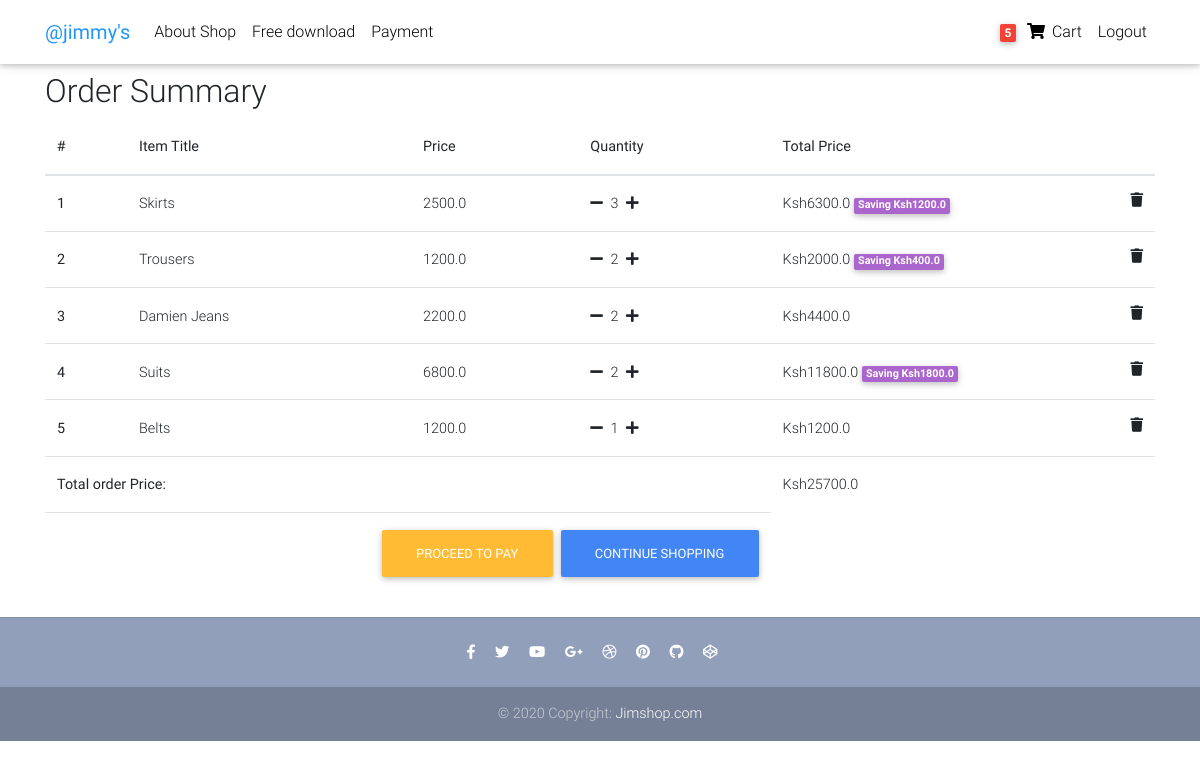
The page /core/order-summary/ (signed in) on the database as committed earlier.
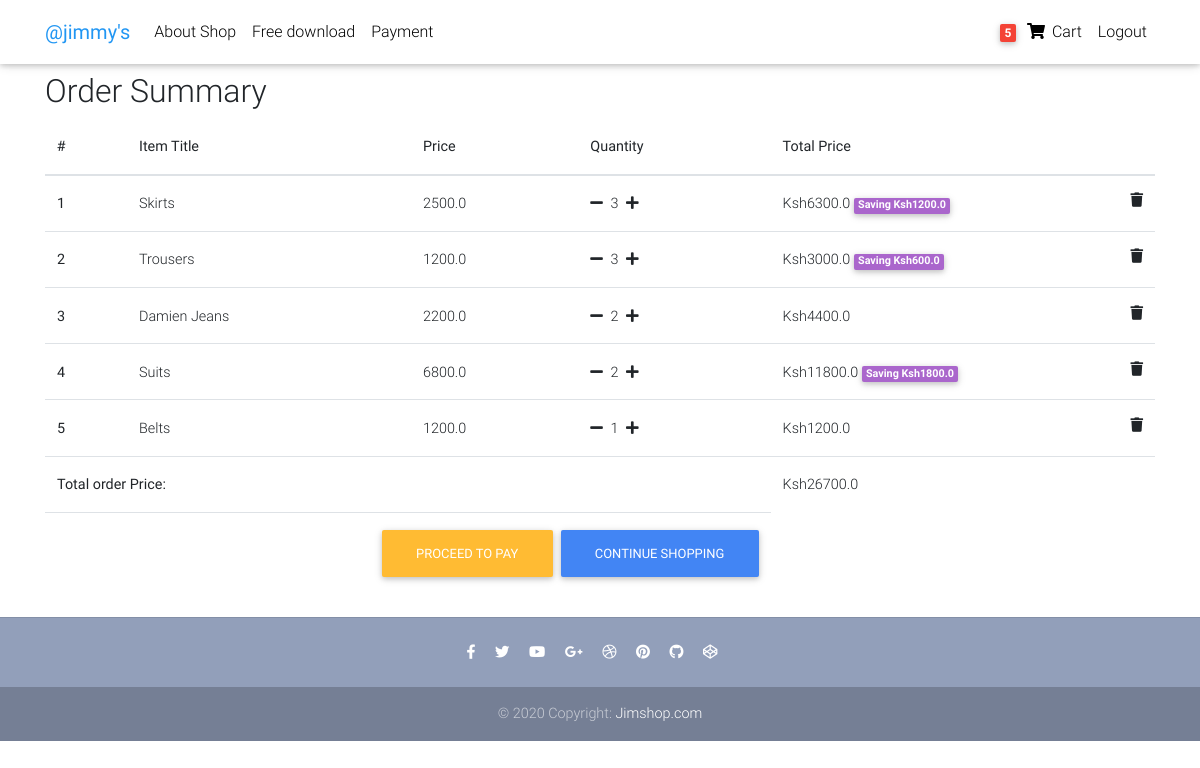
The same page on the database as committed later.
### core/models.py (models this page shows, shortened)
class OrderItem(models.Model):
    user = models.ForeignKey(settings.AUTH_USER_MODEL, on_delete=models.CASCADE, blank=True, null=True)
    ordered = models.BooleanField(default=False)
    item = models.ForeignKey(Item, on_delete=models.CASCADE)
    quantity = models.IntegerField(default=1)
    def get_total_price(self):
        return self.quantity * self.item.price
    def get_total_discount_price(self):
        return self.quantity * self.item.discount_price
    def get_amount_saved(self):
        return self.get_total_price() - self.get_total_discount_price()
    def get_final_price(self):
        if self.item.discount_price:
            return self.get_total_discount_price()
        else:
            return self.get_total_price()

class Item(models.Model):
    title = models.CharField(max_length=100)
    price = models.FloatField()
    discount_price = models.FloatField(blank=True, null=True)
    category = models.CharField(choices=CATEGORY_CHOICES, max_length=2)
    label = models.CharField(choices=LABEL_CHOICES, max_length=1)
    slug = models.SlugField()
    description = models.TextField(default="This is a product description")
    image = models.ImageField(blank=True, null=True, default = "")

class Order(models.Model):
    user = models.ForeignKey(settings.AUTH_USER_MODEL, on_delete=models.CASCADE)
    items = models.ManyToManyField(OrderItem)
    start_date = models.DateTimeField(auto_now_add=True)
    ordered_date = models.DateTimeField()
    ordered = models.BooleanField(default=False)
    payment_address = models.ForeignKey('PaymentAddress', on_delete=models.SET_NULL, blank=True, null=True)
    payment = models.ForeignKey('Payment', on_delete=models.SET_NULL, blank=True, null=True)
    def get_total(self):
        total = 0
        for order_item in self.items.all():
            total += order_item.get_final_price()
        return total

### core/views.py (the view)
# urls.py: path('order-summary/', views.OrderSummaryView.as_view(), name='order-summary'),
class OrderSummaryView(LoginRequiredMixin, View):
    def get(self, *args, **kwargs):
        try:
            order = Order.objects.get(user=self.request.user, ordered=False)
            context = {
                'object': order
            }
            return render(self.request, "order_summary.html", context)
        except ObjectDoesNotExist:
            messages.error(self.request, "You do not have an order")
            return redirect("/core/")

### core/templatetags/cart_template_tags.py (called while the page is built)
@register.filter
def cart_item_count(user):
    if user.is_authenticated:
        qs = Order.objects.filter(user=user, ordered=False)
        if qs.exists():
            return qs[0].items.count()
    return 0

### templates/order_summary.html (shortened to what this page needs)
{% extends 'base.html' %}
{% block content%}
    <div class="container">
        <h2>Order Summary</h2>
        <table class="table caption-top">
            <thead>
                <tr>
                    <th scope="col">#</th>
                    <th scope="col">Item Title</th>
                    <th scope="col">Price</th>
                    <th scope="col">Quantity</th>
                    <th scope="col">Total Price</th>
                </tr>
            </thead>
            <tbody>
                {% for order_item in object.items.all %}
                    <tr>
                        <th scope="row">{{ forloop.counter }}</th>
                        <td>{{ order_item.item.title }}</td>
                        <td>{{ order_item.item.price }}</td>
                        <td>
                            <a href="{% url 'core:remove-single-item-from-cart' order_item.item.slug %}"><i class="fas fa-minus mr-1"></i></a>
                                {{ order_item.quantity }}
                            <a href="{% url 'core:add-to-cart' order_item.item.slug %}"><i class="fas fa-plus ml-1"></i></a>
                        </td>
                        <td>
                            {% if order_item.item.discount_price %}
                                Ksh{{ order_item.get_total_discount_price }}
                                <span class="badge badge-secondary">Saving Ksh{{ order_item.get_amount_saved }}</span>
                            {% else %}
                                Ksh{{ order_item.get_total_price }}
                            {% endif %}
                            <a href="{% url 'core:remove-from-cart' order_item.item.slug %}">
                                <i class="fas fa-trash float-right"></i>
                            </a>
                        </td>
                    </tr>
                {% endfor %}
                {% if object.get_total %}
                    <tr>
                        <td colspan="4"><b>Total order Price: </b></td>
                        <td>Ksh{{ object.get_total }}</td>
                    </tr>
                    <tr>
                        <td colspan="4">
                            <a class="btn btn-primary float-right ml-2" href="{% url 'core:home' %}">Continue shopping</a>
                            <a class="btn btn-warning float-right" href="{% url 'payment:payment' %}">Proceed to pay</a>
                        </td>
                    </tr>
                {% endif %}
            </tbody>
        </table>
    </div>
{% endblock %}

Rows that differ between the two databases and show on the page:
changed OrderItem "Trousers": quantity "2" → "3"; get_total_discount_price "2000.0" → "3000.0"; get_amount_saved "400.0" → "600.0"
changed through a linked row, Order: get_total "25700.0" → "26700.0"
